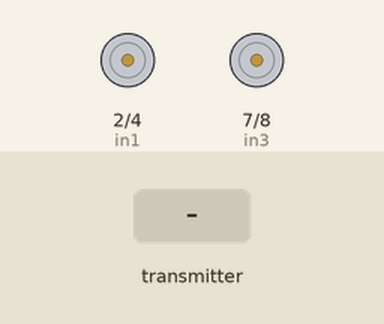
This sketch was run on a simulated Arduino Uno, built with avr-gcc and run on an emulated ATmega328P. Shown: motor-driver pin pairs drawn as motors (green arrow = first pin HIGH = forward, orange = second pin HIGH = backward, longer = more drive, scaled by the enable pin). The test bench sets the inputs (shaded band). No radio packets arrive unless stated.

Above: at 1.2 s.
1.3 s: the transmitter starts sending valY = 0
At 1.8 s:
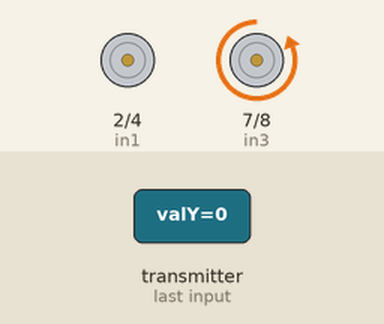
2.8 s: the transmitter starts sending valX = 256
At 4.0 s:
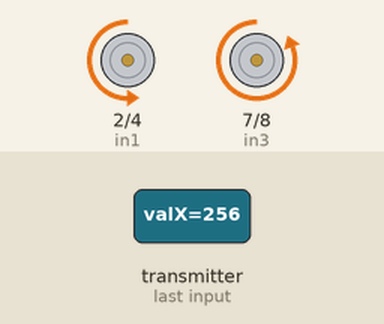
4.3 s: the transmitter starts sending valY = 256
At 5.3 s:
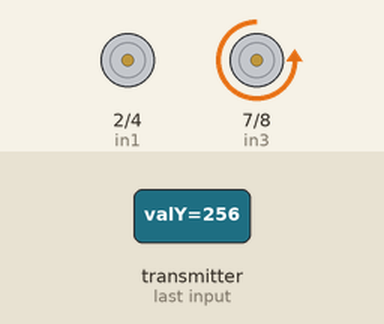
5.8 s: the transmitter starts sending valX = 512
At 6.4 s:
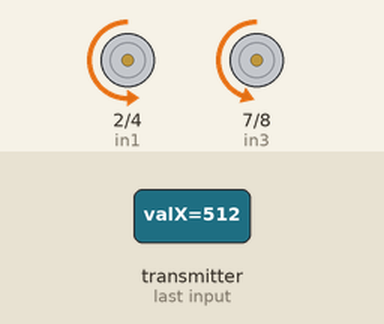
7.3 s: the transmitter starts sending valY = 512
At 7.6 s:
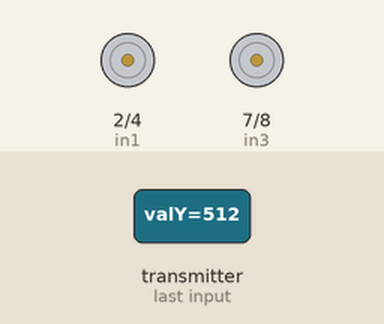
8.8 s: the transmitter starts sending valX = 1023
At 9.9 s:
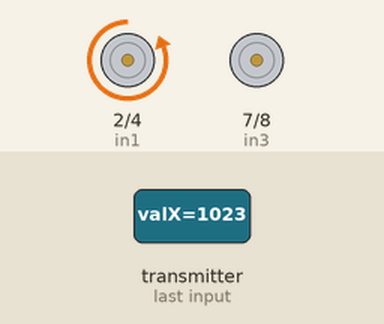
Timing chart, 0 to 11.3 s (numbered marks = the images above; inputs shaded):
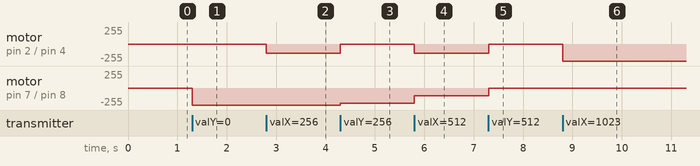

The sketch:

Rx.ino
```cpp
#include <SPI.h>
#include <nRF24L01.h>
#include <RF24.h>
#include <Servo.h>

#define SERVO_PIN 3

#define CE 9
#define CSN 10
RF24 radio(CE , CSN); // CE, CSN
const uint64_t pipe = 0xE8E8F0F0E1LL; // định địa chỉ luồng gửi/nhận dữ liệu

//Struct Lưu dữ liệu giử đến từ mạch phát
struct Mydata{
  int valY;
  int valX;
};
Mydata data;

#define enA 5
#define in1 2
#define in2 4
#define enB 6
#define in3 7
#define in4 8
int motorSpeedA = 0;
int motorSpeedB = 0;
void setup() {
  pinMode(enA, OUTPUT);
  pinMode(enB, OUTPUT);
  pinMode(in1, OUTPUT);
  pinMode(in2, OUTPUT);
  pinMode(in3, OUTPUT);
  pinMode(in4, OUTPUT);
  radio.begin();
  // Set the PA Level low to prevent power supply related issues since this is a
 // getting_started sketch, and the likelihood of close proximity of the devices. RF24_PA_MAX is default
  radio.setPALevel(RF24_PA_LOW);
  radio.openReadingPipe(0, pipe);
  radio.startListening();
}

void loop() {
  //radio.startListening(); //phai khai bao lai ham nay o day, se chi nhan mot lan neu ko khai bao lai
  if(radio.available()){
    if(radio.available()){
      radio.read(&data, sizeof(Mydata));
    }
    if (data.valY < 470) {
      // Set Motor A backward
      digitalWrite(in1, LOW);
      digitalWrite(in2, HIGH);
      // Set Motor B backward
      digitalWrite(in3, LOW);
      digitalWrite(in4, HIGH);

      motorSpeedA = map(data.valY, 470, 0, 0, 255);
      motorSpeedB = map(data.valY, 470, 0, 0, 255);
    }
    else if (data.valY > 550) {
      // Set Motor A forward
      digitalWrite(in1, HIGH);
      digitalWrite(in2, LOW);
      // Set Motor B forward
      digitalWrite(in3, HIGH);
      digitalWrite(in4, LOW);

      motorSpeedA = map(data.valY, 550, 1023, 0, 255);
      motorSpeedB = map(data.valY, 550, 1023, 0, 255);
    }
    // If joystick stays in middle the motors are not moving
    else {
      motorSpeedA = 0;
      motorSpeedB = 0;
    }
    if (data.valX < 470) {
      // Convert the declining X-axis readings from 470 to 0 into increasing 0 to 255 value
      int xMapped = map(data.valX, 470, 0, 0, 255);
      // Move to left - decrease left motor speed, increase right motor speed
      motorSpeedA = motorSpeedA - xMapped;
      motorSpeedB = motorSpeedB + xMapped;
      // Confine the range from 0 to 255
      if (motorSpeedA < 0) {
        motorSpeedA = 0;
      }
      if (motorSpeedB > 255) {
        motorSpeedB = 255;
      }
    }
    if (data.valX > 550) {
      // Convert the increasing X-axis readings from 550 to 1023 into 0 to 255 value
      int xMapped = map(data.valX, 550, 1023, 0, 255);
      // Move right - decrease right motor speed, increase left motor speed
      motorSpeedA = motorSpeedA + xMapped;
      motorSpeedB = motorSpeedB - xMapped;
      // Confine the range from 0 to 255
      if (motorSpeedA > 255) {
        motorSpeedA = 255;
      }
      if (motorSpeedB < 0) {
        motorSpeedB = 0;
      }
    }
    // Prevent buzzing at low speeds (Adjust according to your motors. My motors couldn't start moving if PWM value was below value of 70)
    if (motorSpeedA < 70) {
      motorSpeedA = 0;
    }
    if (motorSpeedB < 70) {
      motorSpeedB = 0;
    }

    analogWrite(enA, motorSpeedA); // Send PWM signal to motor A
    analogWrite(enB, motorSpeedB); // Send PWM signal to motor B
  }else{
    Serial.println("NO SIGNAL");
  }
}
```

Measured:
- after the input at 1.3 s, motor on pin 7 (in3) / pin 8 (in4): stopped → backward 255/255 at once
- after the input at 2.8 s, motor on pin 2 (in1) / pin 4 (in2): stopped → backward 139/255 at once
- after the input at 4.3 s, motor on pin 2 (in1) / pin 4 (in2): backward 139/255 → stopped at once; motor on pin 7 (in3) / pin 8 (in4): backward 255/255 → backward 232/255 at once
- after the input at 5.8 s, motor on pin 2 (in1) / pin 4 (in2): stopped → backward 139/255 at once; motor on pin 7 (in3) / pin 8 (in4): backward 232/255 → backward 116/255 at once
- after the input at 7.3 s, motor on pin 2 (in1) / pin 4 (in2): backward 139/255 → stopped at once; motor on pin 7 (in3) / pin 8 (in4): backward 116/255 → stopped at once
- after the input at 8.8 s, motor on pin 2 (in1) / pin 4 (in2): stopped → backward 255/255 at once
